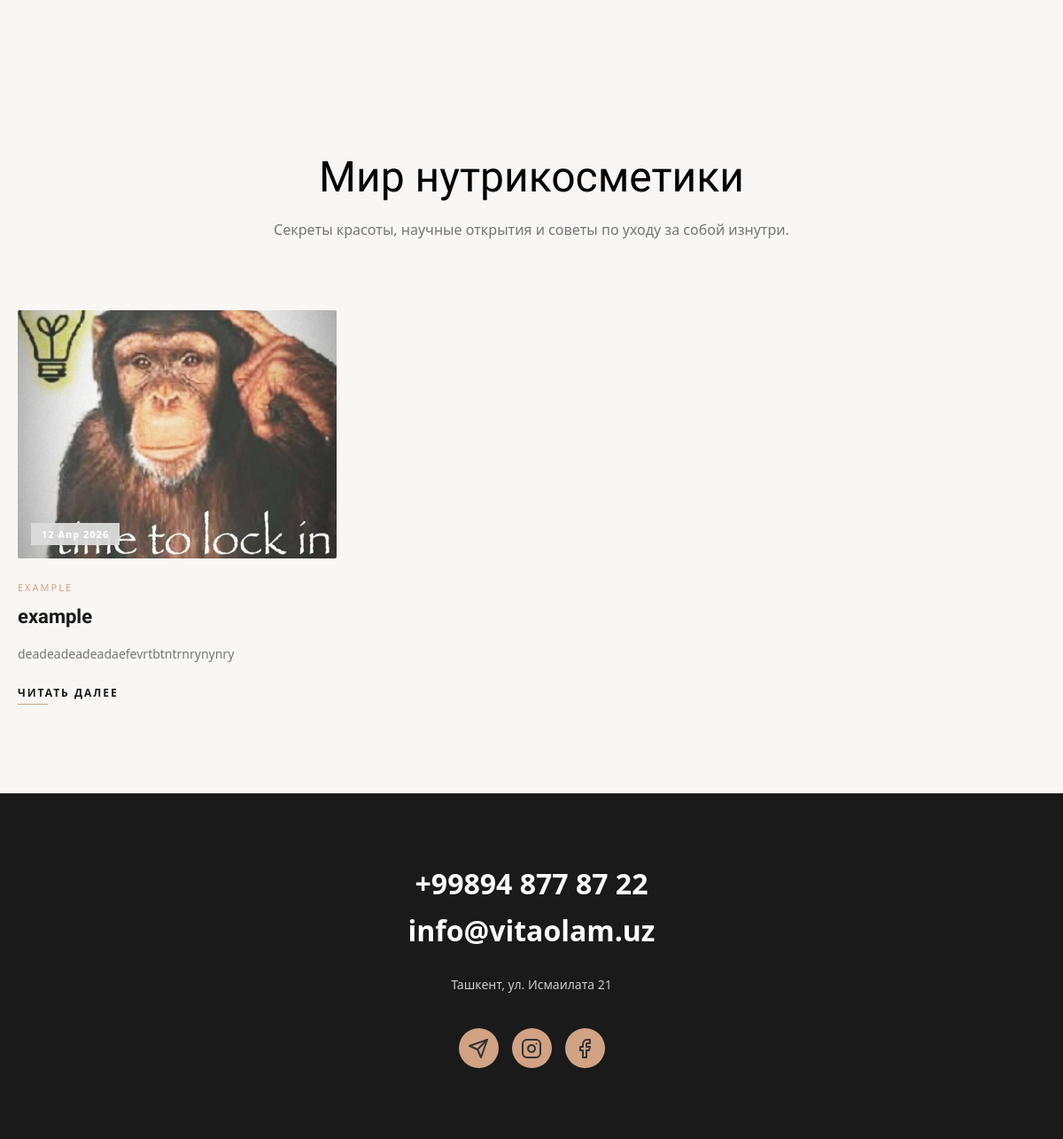
Before: / (lower part) with the older database file.
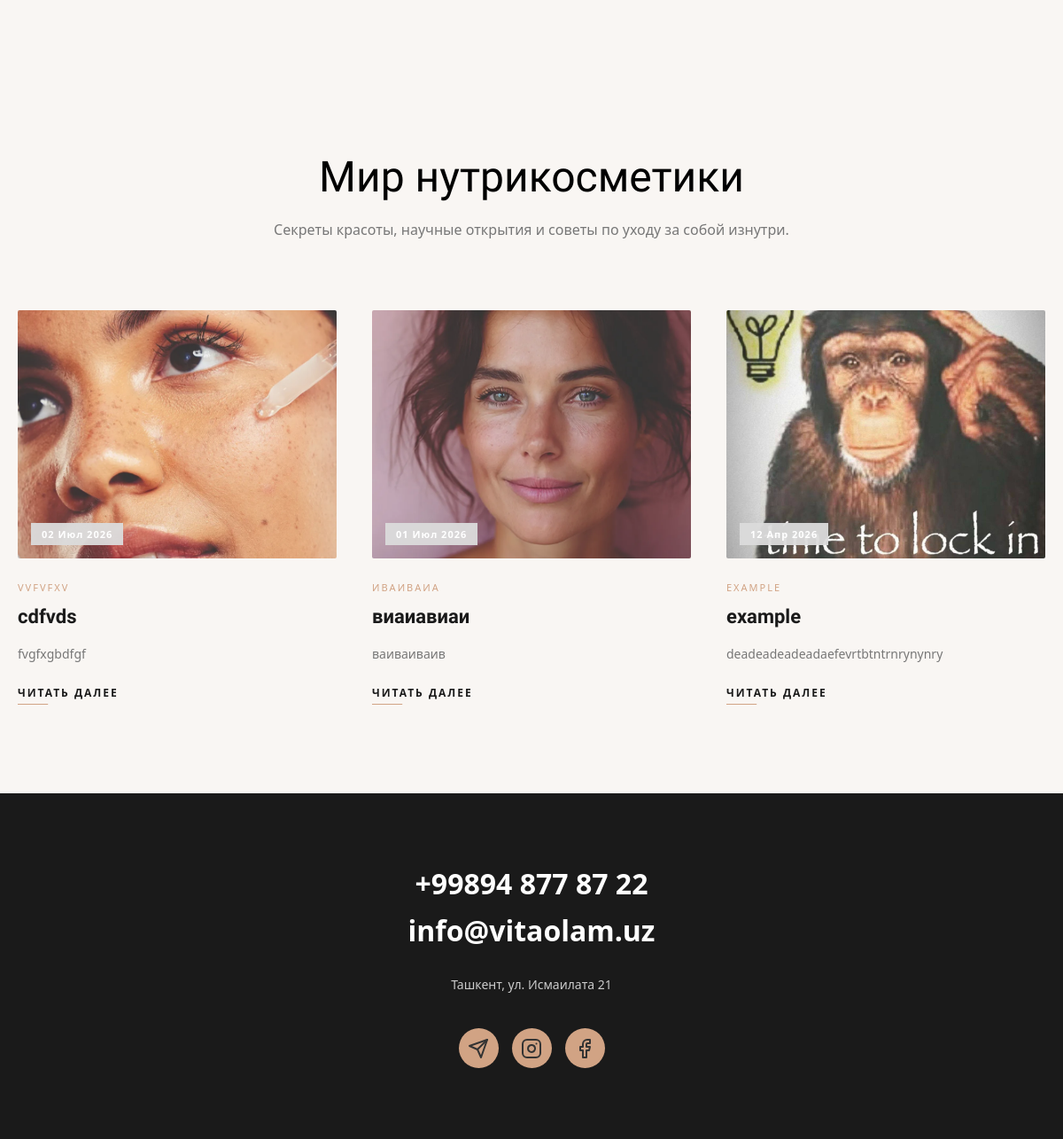
After: the same page with the newer database file.
### biocyte/models.py (models this page shows, shortened)
class Post(models.Model):
    title = models.CharField(max_length=200, verbose_name="Заголовок")
    category = models.CharField(max_length=100, verbose_name="Категория")
    excerpt = models.TextField(verbose_name="Краткое описание")
    content = QuillField(verbose_name="Полный текст статьи")
    image = models.ImageField(upload_to='blog_images/', verbose_name="Изображение")
    date = models.DateField(auto_now_add=True, verbose_name="Дата публикации")
    slug = models.SlugField(unique=True, blank=True)
    class Meta:
        verbose_name = "Статья"
        verbose_name_plural = "Статьи"

### biocyte/views.py (the view)
# urls.py: path('', MainPage.as_view(), name='main'),
class MainPage(ListView):
    model = Category
    context_object_name = 'categories'
    template_name = 'biocyte/main.html'
    extra_context = {'title': 'BIOCYTE'}
    def get_context_data(self, **kwargs):
        context = super().get_context_data(**kwargs)
        context['posts'] = Post.objects.all().order_by('-date')
        return context

### biocyte/context_processors.py (called while the page is built)
def site_settings(request):
    return {'site_settings': SiteSettings.objects.first()}

### biocyte/templates/biocyte/main.html (shortened to what this page needs)
{% extends 'base.html' %}
{% load static %}
{% block content %}
{% include 'components/about.html' %}
{% include 'components/blog.html' %}
{% endblock %}

### biocyte/base_templates/components/blog.html
{% load static %}
<div class="blog-modern-page" id="blog">
    <div class="container">
        <div class="blog-header">
            <h1 class="blog-main-title">Мир нутрикосметики</h1>
            <p class="blog-description">Секреты красоты, научные открытия и советы по уходу за собой изнутри.</p>
        </div>
        <div class="blog-grid">
            {% for post in posts %}
            <article class="blog-card">
                <div class="blog-image-wrapper">
                    {% if post.image %}
                    <img src="{{ post.image.url }}" alt="{{ post.title }}">
                    {% endif %}
                    <div class="blog-date">{{ post.date|date:"d M Y" }}</div>
                </div>
                <div class="blog-content">
                    <span class="blog-category">{{ post.category }}</span>
                    <h3 class="blog-post-title">{{ post.title }}</h3>
                    <p class="blog-excerpt">{{ post.excerpt }}</p>
                    <a href="{% url 'post_detail' post.slug %}" class="blog-read-more">Читать далее</a>
                </div>
            </article>
            {% empty %}
            <p style="text-align: center; width: 100%; grid-column: 1/-1;">
                Статей пока нет. Добавьте их в <a href="/admin/">админке</a>.
            </p>
            {% endfor %}
        </div>
    </div>
</div>

Changed rows visible on the page:
added Post: image (picture), date "02 Июл 2026", category "VVFVFXV", title "cdfvds", excerpt "fvgfxgbdfgf"
added Post: image (picture), date "01 Июл 2026", category "ИВАИВАИА", title "виаиавиаи", excerpt "ваиваиваив"
